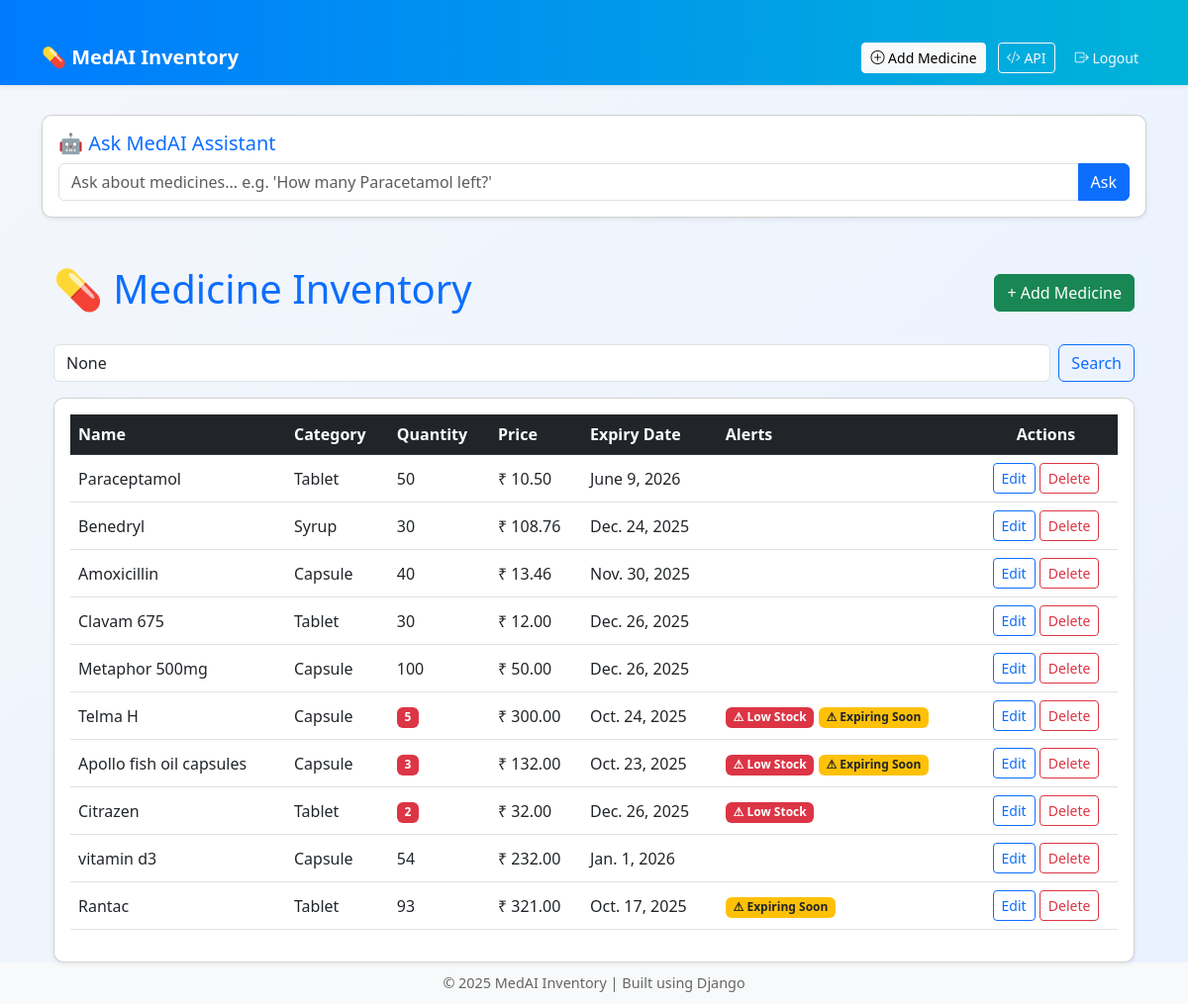
Screenshot of /inventory/ (signed in) with the database file from the repository.
### inventory/models.py (models this page shows, shortened)
class Medicine(models.Model):
    name=models.CharField(max_length=100)
    category=models.CharField(max_length=50)
    quantity=models.IntegerField()
    price=models.DecimalField(max_digits=10, decimal_places=2)
    expiry_date=models.DateField()

### inventory/views.py (the view)
# urls.py: path('', views.medicine_list, name='medicine_list'),
@login_required
def medicine_list(request):
    query = request.GET.get('q')   # Get search text if user searched
    medicines = Medicine.objects.all()
    if query:
        medicines = medicines.filter(name__icontains=query) | medicines.filter(category__icontains=query)
    today = date.today()
    for med in medicines:
        med.low_stock = med.quantity < 10  # Alert if quantity < 10
        med.expiring_soon = med.expiry_date <= today + timedelta(days=30)  # Alert if expiring in next 30 days
    return render(request, 'inventory/medicine_list.html', {
        'medicines': medicines,
        'query': query
    })

### inventory/templates/inventory/medicine_list.html (shortened to what this page needs)
{% extends 'inventory/base.html' %}
{% block content %}
<div class="card shadow-sm mb-4">
  <div class="card-body">
    <h5 class="card-title text-primary">🤖 Ask MedAI Assistant</h5>
    <form method="post" action="{% url 'ai_query' %}">
        <div class="input-group">
            <input type="text" name="query" class="form-control"
                   placeholder="Ask about medicines... e.g. 'How many Paracetamol left?'" required>
            <button type="submit" class="btn btn-primary">
                Ask
            </button>
        </div>
    </form>
  </div>
</div>
<div class="container mt-5">
    <div class="d-flex justify-content-between align-items-center mb-4">
        <h1 class="text-primary">💊 Medicine Inventory</h1>
        <a href="{% url 'medicine_add' %}" class="btn btn-success">+ Add Medicine</a>
    </div>
    <form method="get" class="mb-3 d-flex">
        <input type="text" name="q" class="form-control me-2" placeholder="Search by name or category..." value="{{ query }}">
        <button type="submit" class="btn btn-outline-primary">Search</button>
    </form>
    <div class="card shadow-sm">
        <div class="card-body">
            <table class="table table-hover align-middle">
                <thead class="table-dark">
                    <tr>
                        <th>Name</th>
                        <th>Category</th>
                        <th>Quantity</th>
                        <th>Price</th>
                        <th>Expiry Date</th>
                        <th>Alerts</th>
                        <th class="text-center">Actions</th>
                    </tr>
                </thead>
                <tbody>
                    {% for medicine in medicines %}
                    <tr>
                        <td>{{ medicine.name }}</td>
                        <td>{{ medicine.category }}</td>
                        <td>
                            {% if medicine.low_stock %}
                                <span class="badge bg-danger">{{ medicine.quantity }}</span>
                            {% else %}
                                {{ medicine.quantity }}
                            {% endif %}
                        </td>
                        <td>₹ {{ medicine.price }}</td>
                        <td>{{ medicine.expiry_date }}</td>
                        <td>
                            {% if medicine.low_stock %}
                                <span class="badge bg-danger">⚠ Low Stock</span>
                            {% endif %}
                            {% if medicine.expiring_soon %}
                                <span class="badge bg-warning text-dark">⚠ Expiring Soon</span>
                            {% endif %}
                        </td>
                        <td class="text-center">
                            <a href="{% url 'medicine_edit' medicine.id %}" class="btn btn-sm btn-outline-primary">Edit</a>
                            <a href="{% url 'medicine_delete' medicine.id %}" class="btn btn-sm btn-outline-danger"
                               onclick="return confirm('Are you sure you want to delete this medicine?');">Delete</a>
                        </td>
                    </tr>
                    {% empty %}
                    <tr>
                        <td colspan="7" class="text-center text-muted">No medicines found.</td>
                    </tr>
                    {% endfor %}
                </tbody>
            </table>
        </div>
    </div>
</div>
{% endblock %}

### inventory/templates/inventory/base.html (style rules this page uses)
body { background: linear-gradient(135deg, #f4f7fb, #e9f1ff); min-height: 100vh; display: flex; flex-direction: column; font-family: 'Segoe UI', sans-serif; }
.card { box-shadow: 0 4px 10px rgba(0,0,0,0.05); border-radius: 10px; }
.container { margin-top: 30px; }

### rows the page displays
Medicine: name "Paraceptamol", category "Tablet", quantity "50", price "10.50", expiry_date "June 9, 2026"
Medicine: name "Benedryl", category "Syrup", quantity "30", price "108.76", expiry_date "Dec. 24, 2025"
Medicine: name "Amoxicillin", category "Capsule", quantity "40", price "13.46", expiry_date "Nov. 30, 2025"
Medicine: name "Clavam 675", category "Tablet", quantity "30", price "12.00", expiry_date "Dec. 26, 2025"
Medicine: name "Metaphor 500mg", category "Capsule", quantity "100", price "50.00", expiry_date "Dec. 26, 2025"
Medicine: name "Telma H", category "Capsule", quantity "5", price "300.00", expiry_date "Oct. 24, 2025", shows "⚠ Low Stock", shows "⚠ Expiring Soon"
Medicine: name "Apollo fish oil capsules", category "Capsule", quantity "3", price "132.00", expiry_date "Oct. 23, 2025", shows "⚠ Low Stock", shows "⚠ Expiring Soon"
Medicine: name "Citrazen", category "Tablet", quantity "2", price "32.00", expiry_date "Dec. 26, 2025", shows "⚠ Low Stock"
Medicine: name "vitamin d3", category "Capsule", quantity "54", price "232.00", expiry_date "Jan. 1, 2026"
Medicine: name "Rantac", category "Tablet", quantity "93", price "321.00", expiry_date "Oct. 17, 2025", shows "⚠ Expiring Soon"
